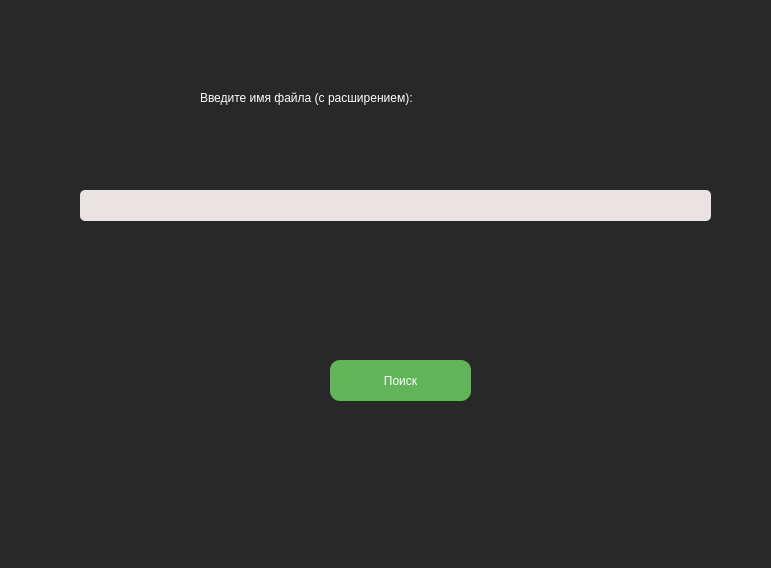
<?xml version="1.0" encoding="UTF-8"?>
<ui version="4.0">
 <class>MainWindow</class>
 <widget class="QMainWindow" name="MainWindow">
  <property name="geometry">
   <rect>
    <x>0</x>
    <y>0</y>
    <width>771</width>
    <height>568</height>
   </rect>
  </property>
  <property name="windowTitle">
   <string>MainWindow</string>
  </property>
  <property name="styleSheet">
   <string notr="true">background-color: #282828;
color:#ffffff;
font: 15pt &quot;Courier New&quot;;</string>
  </property>
  <widget class="QWidget" name="centralwidget">
   <widget class="QPushButton" name="pushButton_2">
    <property name="geometry">
     <rect>
      <x>330</x>
      <y>360</y>
      <width>141</width>
      <height>41</height>
     </rect>
    </property>
    <property name="styleSheet">
     <string notr="true">QPushButton{
	background-color:#61B458;
	font:15pt &quot;Times New Roman&quot;;
	color:white;
	border-radius:10px;
}
QPushButton:pressed{
background-color:#4de941;
}</string>
    </property>
    <property name="text">
     <string>Поиск</string>
    </property>
   </widget>
   <widget class="QLineEdit" name="lineEdit">
    <property name="geometry">
     <rect>
      <x>80</x>
      <y>190</y>
      <width>631</width>
      <height>31</height>
     </rect>
    </property>
    <property name="styleSheet">
     <string notr="true">background-color:#E9E3E3;
border-radius: 5px;
color:#282828;</string>
    </property>
   </widget>
   <widget class="QLabel" name="label">
    <property name="geometry">
     <rect>
      <x>200</x>
      <y>90</y>
      <width>531</width>
      <height>16</height>
     </rect>
    </property>
    <property name="text">
     <string>Введите имя файла (с расширением):</string>
    </property>
   </widget>
  </widget>
  <widget class="QStatusBar" name="statusbar"/>
  <action name="actionDa">
   <property name="text">
    <string>da</string>
   </property>
  </action>
 </widget>
 <resources/>
 <connections/>
</ui>
